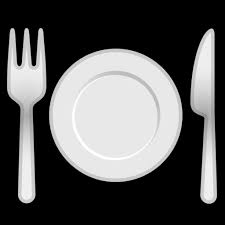
#> input picture dataset/image/test/asiette.jpg, 225 x 225 px
$ python -i delete.py   (imports and definitions only)
#> lines starting #> are read from the running program, lines starting #| are printed output that depends on the picture; after the words box and inside, x2 and y2 are one past the last pixel; in counts of white or black regions, pixels touching at a corner belong together
#> further down, picture is the input picture: shape (225, 225, 3); min 0, max 255, mean 90.3
"""Here we delete bad picture"""

import os
import cv2
import math
import time
import imutils
import numpy as np
from PIL import Image


def open_picture(image):
    """open picture"""

    img = cv2.imread(image)
    return img


def show_picture(name, image, mode, destroy):
    """
        Show picture
        mode 0 = entrance key  pass to next
        mode y = destroy windows
    """

    cv2.imshow(name, image)
    cv2.waitKey(mode)

    if mode == 1:
        time.sleep(0.1)
    if destroy == "y":
        cv2.destroyAllWindows()


def recup_contour(img):
    """
        Recup max contour
        if contour < 1400 so it's a residues
        else background remove has failed
    """

    gray = cv2.cvtColor(img, cv2.COLOR_BGR2GRAY)
    _,thresh = cv2.threshold(gray,250,255,cv2.THRESH_BINARY_INV)
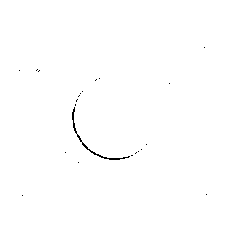
#> thresh: shape (225, 225); 99.6% white; black in thin lines or dots, all inside (x1, y1, x2, y2) = (19, 47, 207, 196)

    contours,h=cv2.findContours(thresh,cv2.RETR_TREE,
                                cv2.CHAIN_APPROX_NONE)
#> contours = 31 contours, 27 with area under 20; largest, box (x1, y1, x2, y2) and area: (0, 0, 225, 225) 50176, (81, 141, 131, 161) 140, (71, 106, 78, 135) 75, (76, 133, 83, 143) 24; h = 31 rows, first 6: [-1, -1, 1, -1], [2, -1, -1, 0], [3, 1, -1, 0], [4, 2, -1, 0], [5, 3, -1, 0], [6, 4, -1, 0]

    maxi = 0; delete = False;
    for cnts in contours:
        if cv2.contourArea(cnts) > maxi:
            maxi = cv2.contourArea(cnts)
#> this loop made 31 passes
#> maxi on pass 1: 50176
#> cnts on passes 2, 3, 4, 6, 7, 8: [[21, 195], [22, 194], [23, 195], [22, 196]], [[205, 194], [206, 193], [207, 194], [206, 195]], [[77, 162], [78, 161], [79, 162], [78, 163]], [[134, 153], [135, 152], [136, 153], [135, 154]], [[135, 152], [136, 151], [137, 152], [136, 153]], [[64, 152], [65, 151], [66, 152], [65, 153]]
#> after the loop, maxi = 50176

    if maxi < 1400 or maxi > 12000:
        delete = True

    return delete


def main_deleting(img):
    """
        We deleting on contour
    """

    try:
        img = open_picture(img)
        delete = recup_contour(img)

        return delete
    except:
        return True

>>> import cv2
>>> picture = cv2.imread('../dataset/image/test/asiette.jpg')
>>> result = recup_contour(picture)
#> result = True
